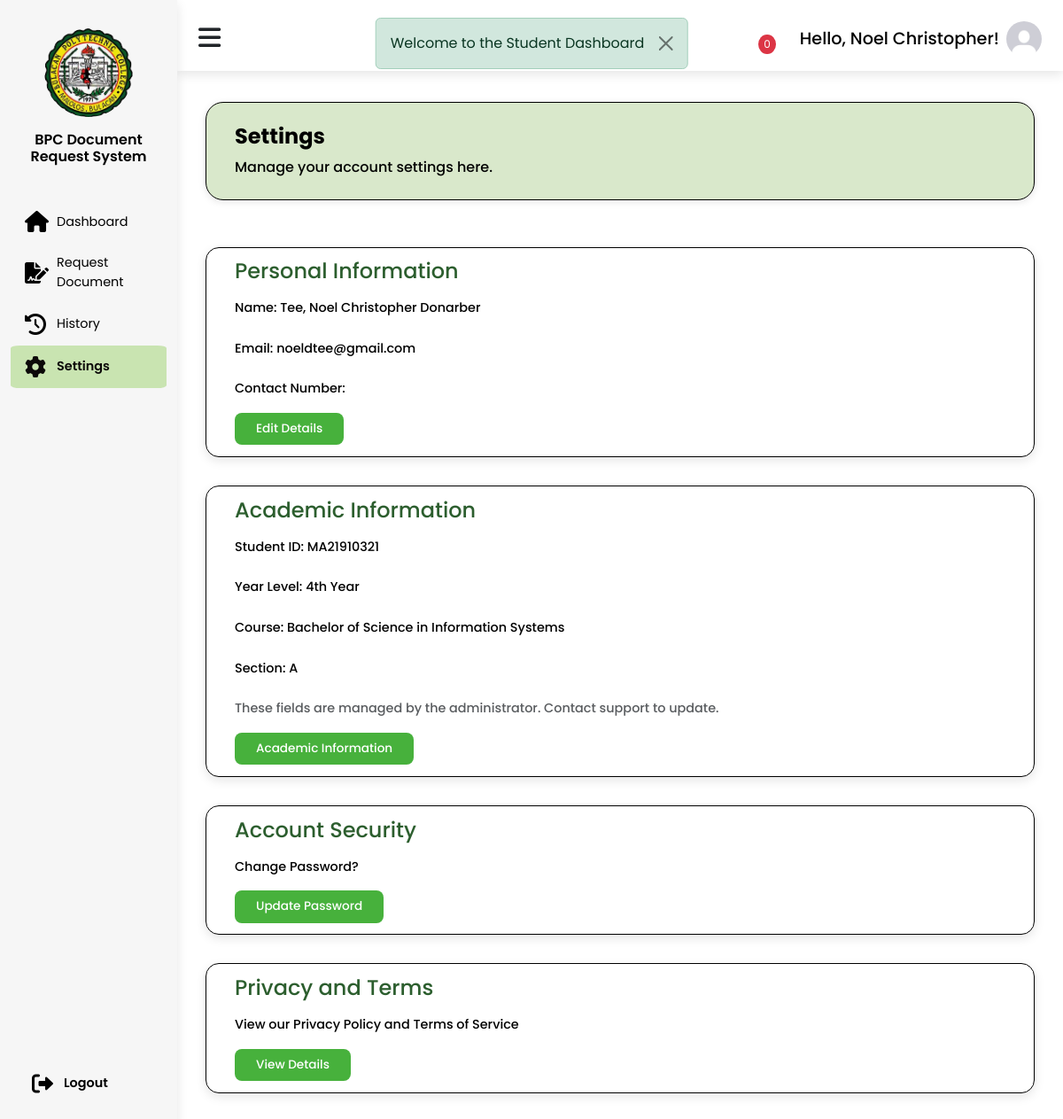
/users/settings.php (signed in), run on the app's committed database.
### tables this page shows
CREATE TABLE `users` (
  `id` int(11) NOT NULL,
  `studentid` varchar(20) DEFAULT NULL,
  `firstname` varchar(50) NOT NULL,
  `lastname` varchar(50) NOT NULL,
  `middlename` varchar(50) DEFAULT NULL,
  `email` varchar(255) NOT NULL,
  `number` varchar(20) NOT NULL,
  `password` varchar(255) NOT NULL,
  `profile` varchar(255) DEFAULT NULL,
  `gender` enum('Male','Female','Prefer not to say') NOT NULL,
  `birthdate` date NOT NULL,
  `section_id` int(11) DEFAULT NULL,
  `course_id` int(11) DEFAULT NULL,
  `year_id` int(11) DEFAULT NULL,
  `year_level` enum('1st Year','2nd Year','3rd Year','4th Year') DEFAULT NULL,
  `role` varchar(20) NOT NULL,
  `terms` tinyint(1) NOT NULL DEFAULT 0,
  `is_ban` tinyint(1) NOT NULL DEFAULT 0,
  `verify_token` varchar(200) DEFAULT NULL,
  `verify_status` tinyint(1) NOT NULL DEFAULT 0,
  `created_at` timestamp NOT NULL DEFAULT current_timestamp(),
  `updated_at` timestamp NOT NULL DEFAULT current_timestamp() ON UPDATE current_timestamp(),
  `reset_token` varchar(32) DEFAULT NULL,
  `reset_expires_at` datetime DEFAULT NULL,
  `verify_expires_at` datetime DEFAULT NULL,
  `suffix` varchar(10) DEFAULT NULL
);

CREATE TABLE `courses` (
  `id` int(11) NOT NULL,
  `name` varchar(100) NOT NULL,
  `code` varchar(10) NOT NULL,
  `description` text DEFAULT NULL,
  `created_at` timestamp NOT NULL DEFAULT current_timestamp(),
  `updated_at` timestamp NOT NULL DEFAULT current_timestamp() ON UPDATE current_timestamp(),
  `is_active` tinyint(1) NOT NULL DEFAULT 1
);

CREATE TABLE `sections` (
  `id` int(11) NOT NULL,
  `school_year_id` int(11) NOT NULL,
  `course_id` int(11) NOT NULL,
  `year_level` enum('1st Year','2nd Year','3rd Year','4th Year') NOT NULL,
  `section` varchar(50) NOT NULL COMMENT 'e.g., Section A',
  `created_at` timestamp NOT NULL DEFAULT current_timestamp(),
  `updated_at` timestamp NOT NULL DEFAULT current_timestamp() ON UPDATE current_timestamp(),
  `status` enum('Current','Past','Inactive') NOT NULL DEFAULT 'Current'
);

### users/includes/user_data.php (called while the page is built, shortened)
<?php
$user_id = $_SESSION['user_id'] ?? null;
$user = [];
if ($user_id) {
    $stmt = $conn->prepare("SELECT firstname, profile FROM users WHERE id = ?");
    $stmt->bind_param("i", $user_id);
    $stmt->execute();
    $user = $stmt->get_result()->fetch_assoc();
    $stmt = $conn->prepare("SELECT * FROM notifications WHERE user_id = ? AND is_read = 0 ORDER BY created_at DESC LIMIT 5");
    $stmt->bind_param("i", $user_id);
    $stmt->execute();
    $result = $stmt->get_result();
    $notifications = $result->fetch_all(MYSQLI_ASSOC);
    $notification_count = count($notifications);
}
$base_path = '/capstone-admin/';
$default_profile = $base_path . 'assets/images/default_profile.jpg';
if ($user['profile']) {
    $clean_profile = preg_replace('#^\.\./#', '', $user['profile']);
    $full_path = $_SERVER['DOCUMENT_ROOT'] . '/capstone-admin/' . $clean_profile;
    $profile_image = file_exists($full_path) ? $base_path . $clean_profile : $default_profile;
} else {
    $profile_image = $default_profile;
}
?>

### users/settings.php (the view, shortened to what this page needs)
<?php
require_once $_SERVER['DOCUMENT_ROOT'] . '/capstone-admin/config/function.php';
$user_id = $_SESSION['user_id'];
$user_data = null;
$stmt = $conn->prepare("
    SELECT firstname, middlename, lastname, email, number, studentid, year_level, course_id, section_id, birthdate, gender, password, profile, role
    FROM users
    WHERE id = ?
");
$stmt->bind_param("i", $user_id);
$stmt->execute();
$result = $stmt->get_result();
if ($result->num_rows > 0) {
    $user_data = $result->fetch_assoc();
} else {
    redirect('/capstone-admin/index.php', 'User not found.', 'danger');
}
$course_name = "Not Set";
$section_name = "Not Set";
if (!empty($user_data['course_id'])) {
    $stmt = $conn->prepare("SELECT name FROM courses WHERE id = ?");
    $stmt->bind_param("i", $user_data['course_id']);
    $stmt->execute();
    $result = $stmt->get_result();
    if ($result->num_rows > 0) {
        $course_name = $result->fetch_assoc()['name'];
    }
}
if (!empty($user_data['section_id'])) {
    $stmt = $conn->prepare("SELECT section FROM sections WHERE id = ?");
    $stmt->bind_param("i", $user_data['section_id']);
    $stmt->execute();
    $result = $stmt->get_result();
    if ($result->num_rows > 0) {
        $section_name = $result->fetch_assoc()['section'];
    }
}
include('includes/header.php');
?>
<link rel="stylesheet" href="../assets/css/user_dashboard.css">
<link rel="stylesheet" href="../assets/css/settings.css">
<main>
    <?php if (isset($_SESSION['message'])): ?>
        <div class="alert alert-<?php echo $_SESSION['message_type']; ?> alert-dismissible fade show position-fixed top-0 start-50 translate-middle-x" style="z-index: 1050; margin-top: 20px;" role="alert">
            <?php echo htmlspecialchars($_SESSION['message']); ?>
            <button type="button" class="btn-close" data-bs-dismiss="alert" aria-label="Close"></button>
        </div>
    <?php endif; ?>
    <div class="page-header">
        <h1>Settings</h1>
        <small>Manage your account settings here.</small>
    </div>
    <div class="page-content">
        <div class="analytics">
            <div class="card">
                <div class="card-head">
                    <h2>Personal Information</h2>
                </div>
                <div class="card-progress">
                    <small>Name: <?= htmlspecialchars($user_data['lastname'] . ', ' . $user_data['firstname'] . ' ' . $user_data['middlename']); ?></small><br>
                    <small>Email: <?= htmlspecialchars($user_data['email']); ?></small><br>
                    <small>Contact Number: <?= htmlspecialchars($user_data['number']); ?></small>
                </div>
                <div class="mt-3">
                    <button type="button" class="btn btn-primary btn-sm" data-bs-toggle="modal" data-bs-target="#personalInfoModal">
                        Edit Details
                    </button>
                </div>
            </div>
            <div class="card">
                <div class="card-head">
                    <h2>Academic Information</h2>
                </div>
                <div class="card-progress">
                    <small>Student ID: <?= htmlspecialchars($user_data['studentid']); ?></small><br>
                    <small>Year Level: <?= htmlspecialchars($user_data['year_level']); ?></small><br>
                    <small>Course: <?= htmlspecialchars($course_name); ?></small><br>
                    <small>Section: <?= htmlspecialchars($section_name); ?></small><br>
                    <small class="text-muted">These fields are managed by the administrator. Contact support to update.</small>
                </div>
                <div class="mt-3">
                    <button type="button" class="btn btn-primary btn-sm" data-bs-toggle="modal" data-bs-target="#academicInfoModal">
                        Academic Information
                    </button>
                </div>
            </div>
            <div class="card">
                <div class="card-head">
                    <h2>Account Security</h2>
                </div>
                <div class="card-progress">
                    <small>Change Password?</small>
                </div>
                <div class="mt-3">
                    <button type="button" class="btn btn-primary btn-sm" data-bs-toggle="modal" data-bs-target="#accountSecurityModal">
                        Update Password
                    </button>
                </div>
            </div>
            <div class="card">
                <div class="card-head">
                    <h2>Privacy and Terms</h2>
                </div>
                <div class="card-progress">
                    <small>View our Privacy Policy and Terms of Service</small>
                </div>
                <div class="mt-3">
                    <button type="button" class="btn btn-primary btn-sm" data-bs-toggle="modal" data-bs-target="#privacyTermsModal">
                        View Details
                    </button>
                </div>
            </div>
        </div>
    </div>
</main>
<?php include('includes/footer.php'); ?>

### users/includes/navbar.php (shortened to what this page needs)
<?php
$user = $user ?? [];
$notification_count = $notification_count ?? 0;
?>
<header>
    <div class="header-content">
        <div class="toggle" onclick="toggleSidebar()">
            <span class="fa-solid fa-bars"></span>
        </div>
        <div class="header-right">
            <div class="notify-icon" onclick="toggleNotifications()">
                <span class="notify" id="notificationCount"><?= htmlspecialchars($notification_count); ?></span>
            </div>
            <div class="user dropdown">
                <h3>Hello, <?= htmlspecialchars($user['firstname'] ?? 'User'); ?>!</h3>
                <a href="#" class="bg-img dropdown-toggle" style="background-image: url('<?= htmlspecialchars($profile_image); ?>'); background-size: cover; background-position: center;" data-bs-toggle="dropdown" aria-expanded="false"></a>
            </div>
        </div>
    </div>
</header>

### assets/css/user.css (style rules this page uses)
:root { --main-color: #c9e4b1; --color-dark: #000000; --text-grey: #B0B0B0; --sidebar-bg: #f6f6f6; --shadow: 0 4px 12px rgba(0, 0, 0, 0.1); }
* { margin: 0; padding: 0; text-decoration: none; list-style-type: none; box-sizing: border-box; font-family: 'Poppins', sans-serif; }
body { width: 100%; height: 100vh; background: #fff; overflow-x: hidden; }
header { position: fixed; top: 0; left: 200px; right: 0; height: 80px; background: #fff; box-shadow: var(--shadow); z-index: 90; transition: left 0.3s ease; }
.header-content { display: flex; justify-content: space-between; align-items: center; padding: 0 1.5rem; height: 100%; padding-top: 0.5rem; }
.toggle { cursor: pointer; z-index: 110; }
.toggle span { font-size: 1.8rem; transition: transform 0.2s ease; }
.header-right { display: flex; align-items: center; gap: 1rem; }
.notify-icon { position: relative; margin-right: 1rem; cursor: pointer; }
.notify { position: absolute; top: -5px; right: -5px; background: #dc3545; color: #fff; font-size: 0.7rem; padding: 2px 6px; border-radius: 50%; }
.user { display: flex; align-items: center; gap: 0.5rem; }
.user h3 { color: var(--color-dark); font-size: 1.2rem; margin: 0; }
.user a.bg-img { height: 2.5rem; width: 2.5rem; background-size: cover; background-position: center; border-radius: 50%; transition: transform 0.2s ease; display: block; }
.user a.bg-img.dropdown-toggle::after { display: none !important; }

### assets/css/user_dashboard.css (style rules this page uses)
main { margin-top: 115px; padding: 0 1rem; }
.page-header { padding: 1.5rem 2rem; background: #d9e8cb; border: 1px solid black; border-radius: 20px; margin: 0 1rem 1.5rem; box-shadow: 0 2px 8px rgba(0, 0, 0, 0.1); }
.page-header h1 { color: #000000; font-size: 1.5rem; font-weight: bold; }
.page-header small { color: #000000; font-size: 1rem; font-weight: 500; }
.page-content { padding: 1.3rem 1rem; }
.analytics { display: grid; grid-template-columns: repeat(3, 1fr); grid-gap: 2rem; margin-bottom: 1rem; }
.card { background: #d9e8cb; border: 1px solid black; padding: .8rem 2rem; border-radius: 15px; box-shadow: 0 4px 12px rgba(0, 0, 0, 0.1); transition: transform 0.2s ease, box-shadow 0.2s ease; }
.card-head { display: flex; justify-content: space-between; align-items: center; margin-bottom: 0.5rem; }
.card-head h2 { color: #040709; font-size: 2rem; font-weight: 600; }
.card-progress small { color: #060808; font-size: 0.95rem; font-weight: 700; }
.btn-primary { background-color: #47b13c; border-color: #47b13c; border-radius: 8px; padding: 0.4rem 1rem; font-size: 0.85rem; font-weight: 500; transition: background-color 0.2s ease, transform 0.2s ease; }
.notify-icon { position: relative; cursor: pointer; }
.notify { position: absolute; top: -5px; right: -5px; background: #dc3545; color: white; border-radius: 50%; padding: 2px 6px; font-size: 12px; }

### assets/css/settings.css (style rules this page uses)
.analytics { display: grid; grid-template-columns: repeat(1, 1fr); grid-gap: 2rem; margin-top: .5rem; margin-bottom: 1rem; }
.card { border: 1px solid black; background: #fff; padding: .8rem 2rem; border-radius: 15px; }
.card-head { display: flex; justify-content: space-between; align-items: center; }
.card-head h2 { color: #2c5e2e; font-size: 1.5rem; font-weight: 500; }
.card-progress small { display: block; color: black; font-size: .9rem; font-weight: 500; }
.btn-primary { background-color: #47b13c; border: none; border-radius: 8px; padding: 0.5rem 1.5rem; font-weight: 500; transition: background-color 0.2s ease, transform 0.2s ease; }
.text-muted { font-size: 0.875rem; }

### data on the page
users: firstname "Noel Christopher", lastname+firstname+middlename "Tee, Noel Christopher Donarber", email "noeldtee@gmail.com", studentid "MA21910321", year_level "4th Year"
courses: name "Bachelor of Science in Information Systems"
sections: section "A"

### other printed values
$notification_count "0"
$_SESSION['message'] "Welcome to the Student Dashboard"
